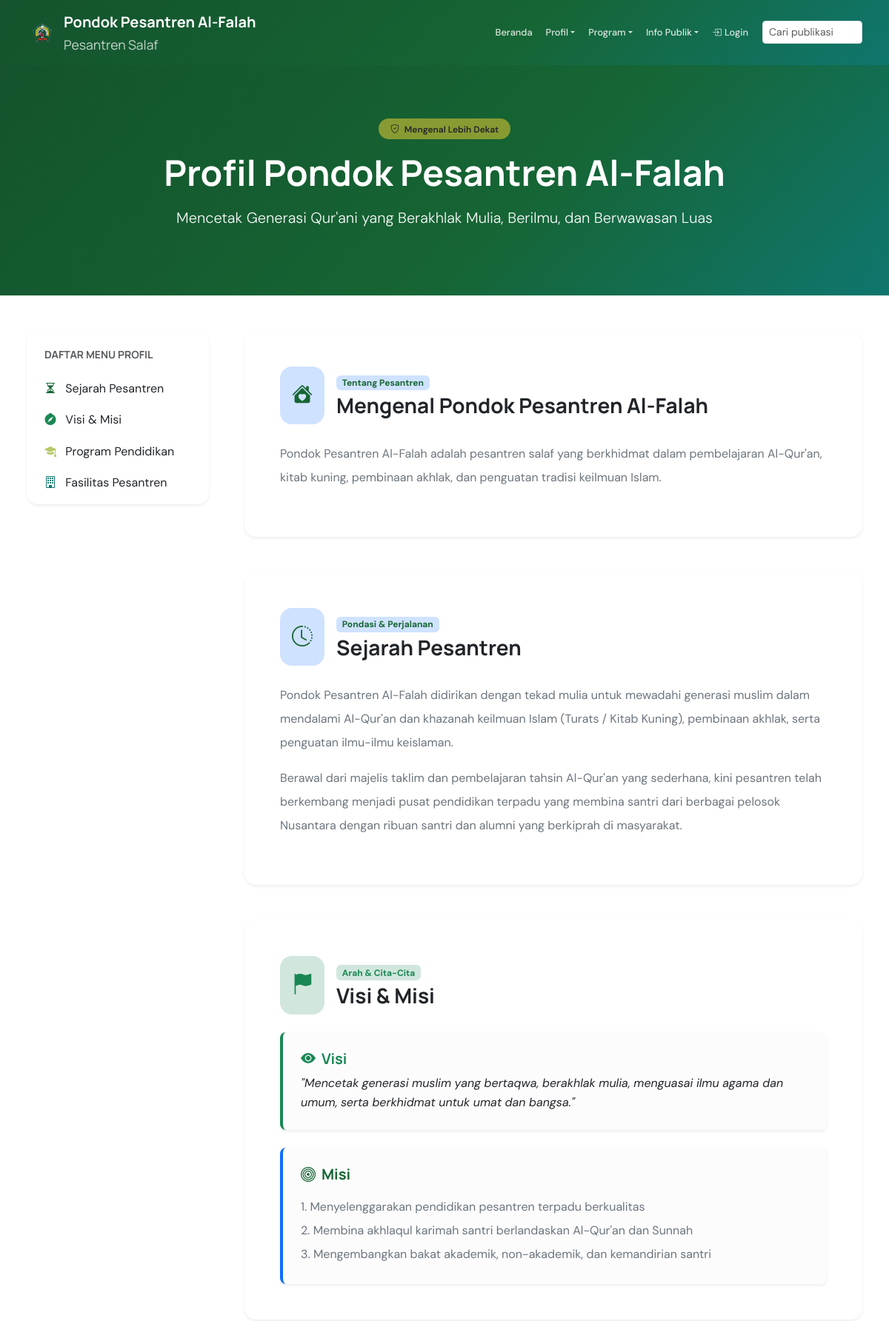
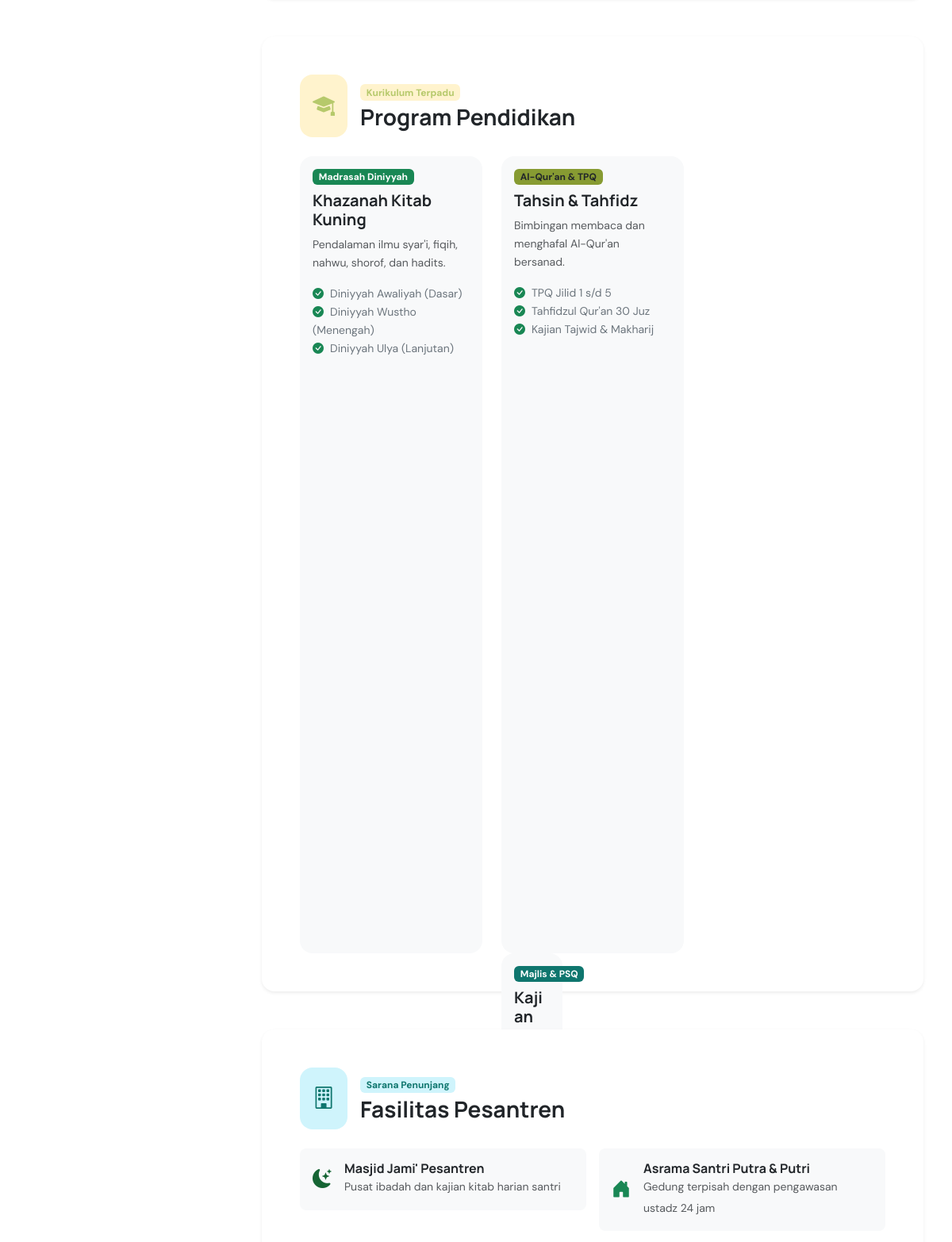
The page /profil (upper part) on the database its author committed (2 pictures, top to bottom).
### tables this page shows
CREATE TABLE IF NOT EXISTS `pengaturan_web` (
  `id` INT UNSIGNED AUTO_INCREMENT PRIMARY KEY,
  `nama_pesantren` VARCHAR(150) NOT NULL DEFAULT 'Pesantren',
  `tagline` VARCHAR(255) DEFAULT NULL,
  `alamat` TEXT DEFAULT NULL,
  `telepon` VARCHAR(20) DEFAULT NULL,
  `email` VARCHAR(100) DEFAULT NULL,
  `logo` VARCHAR(255) DEFAULT NULL,
  `favicon` VARCHAR(255) DEFAULT NULL,
  `hero_bg` VARCHAR(255) DEFAULT NULL,
  `visi` TEXT DEFAULT NULL,
  `misi` TEXT DEFAULT NULL,
  `sejarah` TEXT DEFAULT NULL,
  `pengumuman` TEXT DEFAULT NULL,
  `beranda_sambutan` TEXT DEFAULT NULL,
  `tentang_konten` TEXT DEFAULT NULL,
  `publikasi_konten` TEXT DEFAULT NULL,
  `psb_aktif` TINYINT(1) DEFAULT 0 COMMENT '1=Buka, 0=Tutup',
  `psb_diniyyah_aktif` TINYINT(1) DEFAULT 1 COMMENT 'PSB jenjang diniyyah',
  `psb_tpq_aktif` TINYINT(1) DEFAULT 1 COMMENT 'PSB jenjang TPQ',
  `psb_tahun_ajaran` VARCHAR(20) DEFAULT NULL,
  `psb_keterangan` TEXT DEFAULT NULL,
  `footer_text` VARCHAR(255) DEFAULT NULL,
  `facebook_url` VARCHAR(255) DEFAULT NULL,
  `instagram_url` VARCHAR(255) DEFAULT NULL,
  `youtube_url` VARCHAR(255) DEFAULT NULL,
  `maps_embed` TEXT DEFAULT NULL,
  `updated_at` TIMESTAMP DEFAULT CURRENT_TIMESTAMP ON UPDATE CURRENT_TIMESTAMP
);

### app/controllers/BaseController.php (called while the page is built, shortened)
<?php
abstract class BaseController {
    protected array $pengaturan = [];
    public function __construct(PDO $pdo) {
        $this->pengaturan = get_pengaturan($pdo);
    }
    protected function view(string $view, array $data = [], string $layout = 'admin'): void {
        $data['pengaturan']   = $this->pengaturan;
        $data['current_user'] = current_user();
        $data['flash_success'] = get_flash('success');
        $data['flash_error']   = get_flash('error');
        $data['flash_warning'] = get_flash('warning');
        $view_content_file = ROOT_PATH . '/views/' . $view . '.php';
        $data['view_content_file'] = $view_content_file;
        $data['view_name'] = $view;
        extract($data);
        $layout_file = ROOT_PATH . '/views/layouts/' . $layout . '.php';
        require $layout_file;
    }
}

### app/controllers/PublicController.php (called while the page is built, shortened)
<?php
require_once ROOT_PATH . '/app/controllers/BaseController.php';
class PublicController extends BaseController {
    public function profil(): void {
        $this->view('public/profil', [], 'public');
    }
}

### app/helpers/functions.php (called while the page is built, shortened)
<?php
function e(mixed $val): string {
    return htmlspecialchars((string)($val ?? ''), ENT_QUOTES, 'UTF-8');
}
function get_pengaturan(PDO $pdo): array {
    static $settings = null;
    if ($settings === null) {
        $stmt = $pdo->query("SELECT * FROM pengaturan_web LIMIT 1");
        $settings = $stmt->fetch() ?: [];
    }
    return $settings;
}

### app/helpers/auth.php (called while the page is built, shortened)
<?php
function is_logged_in(): bool {
    return isset($_SESSION['user_id']) && !empty($_SESSION['user_id']);
}

### views/layouts/public.php (the view, shortened to what this page needs)
<!DOCTYPE html>
<html lang="id">
<head>
  <link href="https://cdn.jsdelivr.net/npm/bootstrap@5.3.3/dist/css/bootstrap.min.css" rel="stylesheet">
  <link href="https://cdn.jsdelivr.net/npm/bootstrap-icons@1.11.3/font/bootstrap-icons.css" rel="stylesheet">
  <link href="<?= BASE_URL ?>/public/css/public.css?v=<?= filemtime(ROOT_PATH . '/public/css/public.css') ?>" rel="stylesheet">
</head>
<body>
<?php require ROOT_PATH . '/components/navbar.php'; ?>
<main>
  <?php
  if (isset($view_content_file) && file_exists($view_content_file)) {
      require $view_content_file;
  } elseif (isset($view_file) && file_exists(ROOT_PATH . '/views/' . $view_file . '.php')) {
      require ROOT_PATH . '/views/' . $view_file . '.php';
  }
  ?>
</main>
</body>
</html>

### components/navbar.php (shortened to what this page needs)
<?php
$logoPath = $pengaturan['logo'] ?? 'settings/logo_alfalah.png';
$navBase = defined('BASE_URL') ? BASE_URL : '';
?>
<nav class="navbar navbar-expand-lg navbar-dark bg-primary-gradient sticky-top" aria-label="Navigasi utama">
  <div class="container">
    <a class="navbar-brand d-flex align-items-center gap-2" href="<?= $navBase ?>">
      <img src="<?= UPLOAD_URL . e($logoPath) ?>" alt="Logo Pesantren Al Falah" class="brand-logo">
      <span class="brand-name-text">
        <strong><?= e($pengaturan['nama_pesantren'] ?? 'Pesantren Salaf Al Falah') ?></strong>
        <small class="d-block opacity-75">Pesantren Salaf</small>
      </span>
    </a>
    <div class="collapse navbar-collapse" id="navbarMain">
      <ul class="navbar-nav ms-auto gap-lg-1">
        <li class="nav-item"><a class="nav-link" href="<?= $navBase ?>">Beranda</a></li>
        <li class="nav-item dropdown">
          <a class="nav-link dropdown-toggle" href="#" data-bs-toggle="dropdown">Profil</a>
        </li>
        <li class="nav-item dropdown">
          <a class="nav-link dropdown-toggle" href="#" data-bs-toggle="dropdown">Program</a>
        </li>
        <li class="nav-item dropdown">
          <a class="nav-link dropdown-toggle" href="#" data-bs-toggle="dropdown">Info Publik</a>
        </li>
        <?php if (!is_logged_in()): ?>
          <li class="nav-item"><a class="nav-link" href="<?= $navBase ?>/login"><i class="bi bi-box-arrow-in-right me-1"></i>Login</a></li>
        <?php elseif (has_role(['webmaster', 'kegiatan', 'diniyyah', 'tpq'])): ?>
          <li class="nav-item"><a class="nav-link" href="<?= $navBase ?>/admin"><i class="bi bi-speedometer2 me-1"></i>Dashboard</a></li>
          <li class="nav-item"><a class="nav-link" href="<?= $navBase ?>/logout">Keluar</a></li>
        <?php else: ?>
          <li class="nav-item"><a class="nav-link" href="<?= $navBase ?>/logout">Keluar</a></li>
        <?php endif; ?>
        <li class="nav-item">
          <form class="d-flex ms-lg-2" action="<?= $navBase ?>/berita" method="get" role="search">
            <input class="form-control form-control-sm" id="navSearch" name="q" type="search" placeholder="Cari publikasi">
          </form>
        </li>
      </ul>
    </div>
  </div>
</nav>

### views/public/profil.php (shortened to what this page needs)
<section class="py-5 bg-primary-gradient text-white position-relative">
  <div class="container py-4 text-center">
    <span class="badge bg-warning text-dark px-3 py-2 rounded-pill fw-semibold mb-3">
      <i class="bi bi-shield-check me-1"></i> Mengenal Lebih Dekat
    </span>
    <h1 class="display-5 fw-bold mb-3">Profil <?= e($pengaturan['nama_pesantren'] ?? 'Pondok Pesantren') ?></h1>
    <p class="lead max-w-700 mx-auto text-light opacity-90">
      <?= e($pengaturan['tagline'] ?? 'Mencetak Generasi Qur\'ani yang Berakhlak Mulia') ?>
    </p>
  </div>
</section>
<section class="py-5">
  <div class="container">
    <div class="row g-5">
      <div class="col-lg-3 d-none d-lg-block">
        <div class="sticky-top" style="top: 90px;">
          <div class="card border-0 shadow-sm rounded-4 overflow-hidden">
            <div class="card-header bg-white border-0 pt-4 px-4 pb-2">
              <h6 class="fw-bold text-uppercase text-muted small mb-0">Daftar Menu Profil</h6>
            </div>
            <div class="list-group list-group-flush p-2">
              <a href="#sejarah" class="list-group-item list-group-item-action border-0 rounded-3 py-2 text-dark">
                <i class="bi bi-hourglass-split text-primary me-2"></i> Sejarah Pesantren
              </a>
              <a href="#visi-misi" class="list-group-item list-group-item-action border-0 rounded-3 py-2 text-dark">
                <i class="bi bi-compass-fill text-success me-2"></i> Visi & Misi
              </a>
              <a href="#program" class="list-group-item list-group-item-action border-0 rounded-3 py-2 text-dark">
                <i class="bi bi-mortarboard-fill text-warning me-2"></i> Program Pendidikan
              </a>
              <a href="#fasilitas" class="list-group-item list-group-item-action border-0 rounded-3 py-2 text-dark">
                <i class="bi bi-building text-info me-2"></i> Fasilitas Pesantren
              </a>
            </div>
          </div>
        </div>
      </div>
      <div class="col-lg-9">
        <div id="tentang" class="card border-0 shadow-sm rounded-4 p-4 p-md-5 mb-5">
          <div class="d-flex align-items-center gap-3 mb-4">
            <div class="bg-primary-subtle text-primary p-3 rounded-4">
              <i class="bi bi-house-heart-fill fs-3"></i>
            </div>
            <div>
              <span class="badge bg-primary-subtle text-primary mb-1">Tentang Pesantren</span>
              <h3 class="fw-bold mb-0">Mengenal <?= e($pengaturan['nama_pesantren'] ?? 'Pesantren') ?></h3>
            </div>
          </div>
          <div class="text-secondary lh-lg">
            <?php if (!empty($pengaturan['tentang_konten'])): ?>
              <?= nl2br(e($pengaturan['tentang_konten'])) ?>
            <?php else: ?>
              <p><?= e($pengaturan['nama_pesantren'] ?? 'Pesantren') ?> adalah pesantren salaf yang berkhidmat dalam pembelajaran Al-Qur'an, kitab kuning, pembinaan akhlak, dan penguatan tradisi keilmuan Islam.</p>
            <?php endif; ?>
          </div>
        </div>
        <div id="sejarah" class="card border-0 shadow-sm rounded-4 p-4 p-md-5 mb-5">
          <div class="d-flex align-items-center gap-3 mb-4">
            <div class="bg-primary-subtle text-primary p-3 rounded-4">
              <i class="bi bi-clock-history fs-3"></i>
            </div>
            <div>
              <span class="badge bg-primary-subtle text-primary mb-1">Pondasi & Perjalanan</span>
              <h3 class="fw-bold mb-0">Sejarah Pesantren</h3>
            </div>
          </div>
          <div class="text-secondary lh-lg fs-6">
            <?php if (!empty($pengaturan['sejarah'])): ?>
              <?= nl2br(e($pengaturan['sejarah'])) ?>
            <?php else: ?>
              <p><?= e($pengaturan['nama_pesantren'] ?? 'Pondok Pesantren') ?> didirikan dengan tekad mulia untuk mewadahi generasi muslim dalam mendalami Al-Qur'an dan khazanah keilmuan Islam (Turats / Kitab Kuning), pembinaan akhlak, serta penguatan ilmu-ilmu keislaman.</p>
              <p>Berawal dari majelis taklim dan pembelajaran tahsin Al-Qur'an yang sederhana, kini pesantren telah berkembang menjadi pusat pendidikan terpadu yang membina santri dari berbagai pelosok Nusantara dengan ribuan santri dan alumni yang berkiprah di masyarakat.</p>
            <?php endif; ?>
          </div>
        </div>
        <div id="visi-misi" class="card border-0 shadow-sm rounded-4 p-4 p-md-5 mb-5">
          <div class="d-flex align-items-center gap-3 mb-4">
            <div class="bg-success-subtle text-success p-3 rounded-4">
              <i class="bi bi-flag-fill fs-3"></i>
            </div>
            <div>
              <span class="badge bg-success-subtle text-success mb-1">Arah & Cita-Cita</span>
              <h3 class="fw-bold mb-0">Visi & Misi</h3>
            </div>
          </div>
          <div class="bg-light-subtle border-start border-4 border-success p-4 rounded-3 mb-4 shadow-sm">
            <h5 class="fw-bold text-success mb-2"><i class="bi bi-eye-fill me-2"></i>Visi</h5>
            <p class="mb-0 fs-6 fst-italic text-dark">
              "<?= e($pengaturan['visi'] ?? 'Mencetak generasi muslim yang bertaqwa, berilmu, dan berakhlak mulia.') ?>"
            </p>
          </div>
          <div class="bg-light-subtle border-start border-4 border-primary p-4 rounded-3 shadow-sm">
            <h5 class="fw-bold text-primary mb-3"><i class="bi bi-bullseye me-2"></i>Misi</h5>
            <div class="text-secondary lh-lg">
              <?php if (!empty($pengaturan['misi'])): ?>
                <?= nl2br(e($pengaturan['misi'])) ?>
              <?php endif; ?>
            </div>
          </div>
        </div>
        <div id="program" class="card border-0 shadow-sm rounded-4 p-4 p-md-5 mb-5">
          <div class="d-flex align-items-center gap-3 mb-4">
            <div class="bg-warning-subtle text-warning p-3 rounded-4">
              <i class="bi bi-mortarboard-fill fs-3"></i>
            </div>
            <div>
              <span class="badge bg-warning-subtle text-warning mb-1">Kurikulum Terpadu</span>
              <h3 class="fw-bold mb-0">Program Pendidikan</h3>
            </div>
          </div>
          <div class="row g-4">
            <div class="col-md-4">
              <div class="card h-100 border-0 bg-light p-3 rounded-4">
                <div class="badge bg-success align-self-start mb-2">Madrasah Diniyyah</div>
                <h5 class="fw-bold">Khazanah Kitab Kuning</h5>
                <p class="small text-muted mb-3">Pendalaman ilmu syar'i, fiqih, nahwu, shorof, dan hadits.</p>
                <ul class="list-unstyled small text-secondary mb-0">
                  <li><i class="bi bi-check-circle-fill text-success me-2"></i>Diniyyah Awaliyah (Dasar)</li>
                  <li><i class="bi bi-check-circle-fill text-success me-2"></i>Diniyyah Wustho (Menengah)</li>
                  <li><i class="bi bi-check-circle-fill text-success me-2"></i>Diniyyah Ulya (Lanjutan)</li>
                </ul>
              </div>
            </div>
            <div class="col-md-4">
              <div class="card h-100 border-0 bg-light p-3 rounded-4">
                <div class="badge bg-warning text-dark align-self-start mb-2">Al-Qur'an & TPQ</div>
                <h5 class="fw-bold">Tahsin & Tahfidz</h5>
                <p class="small text-muted mb-3">Bimbingan membaca dan menghafal Al-Qur'an bersanad.</p>
                <ul class="list-unstyled small text-secondary mb-0">
                  <li><i class="bi bi-check-circle-fill text-success me-2"></i>TPQ Jilid 1 s/d 5</li>
                  <li><i class="bi bi-check-circle-fill text-success me-2"></i>Tahfidzul Qur'an 30 Juz</li>
                  <li><i class="bi bi-check-circle-fill text-success me-2"></i>Kajian Tajwid & Makharij</li>
                </ul>
              </div>
              <div class="col-md-4">
                <div class="card h-100 border-0 bg-light p-3 rounded-4">
                  <div class="badge bg-info align-self-start mb-2">Majlis & PSQ</div>
                  <h5 class="fw-bold">Kajian Al-Qur'an</h5>
                  <p class="small text-muted mb-3">Majlis ilmu, pembinaan umat, dan penguatan pemahaman Al-Qur'an.</p>
                </div>
              </div>
            </div>
          </div>
        </div>
        <div id="fasilitas" class="card border-0 shadow-sm rounded-4 p-4 p-md-5">
          <div class="d-flex align-items-center gap-3 mb-4">
            <div class="bg-info-subtle text-info p-3 rounded-4">
              <i class="bi bi-building fs-3"></i>
            </div>
            <div>
              <span class="badge bg-info-subtle text-info mb-1">Sarana Penunjang</span>
              <h3 class="fw-bold mb-0">Fasilitas Pesantren</h3>
            </div>
          </div>
          <div class="row g-3">
            <div class="col-md-6">
              <div class="d-flex align-items-center gap-3 p-3 bg-light rounded-3">
                <i class="bi bi-moon-stars-fill text-primary fs-4"></i>
                <div>
                  <h6 class="fw-bold mb-0">Masjid Jami' Pesantren</h6>
                  <small class="text-muted">Pusat ibadah dan kajian kitab harian santri</small>
                </div>
              </div>
            </div>
            <div class="col-md-6">
              <div class="d-flex align-items-center gap-3 p-3 bg-light rounded-3">
                <i class="bi bi-house-door-fill text-success fs-4"></i>
                <div>
                  <h6 class="fw-bold mb-0">Asrama Santri Putra & Putri</h6>
                  <small class="text-muted">Gedung terpisah dengan pengawasan ustadz 24 jam</small>
                </div>
              </div>
            </div>
          </div>
        </div>
      </div>
    </div>
  </div>
</section>

### rows shown on the page
pengaturan_web: logo (picture), nama_pesantren "Pondok Pesantren Al-Falah", tagline "Mencetak Generasi Qur'ani yang Berakhlak Mulia, Berilmu, dan Berwawasan Luas", visi "Mencetak generasi muslim yang bertaqwa, berakhlak mulia, menguasai ilmu agama dan umum, serta berkhidmat untuk umat dan bangsa.", misi "1. Menyelenggarakan pendidikan pesantren terpadu berkualitas 2. Membina akhlaqul karimah santri berlandaskan Al-Qur'an dan Sunnah 3. Mengembangkan bakat akademik, non-akademik, dan kemandirian santri"
